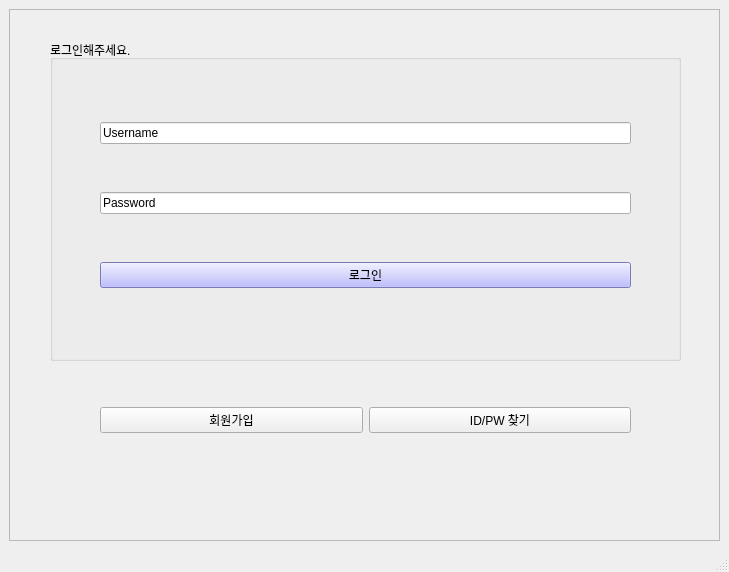
<?xml version="1.0" encoding="UTF-8"?>
<ui version="4.0">
 <class>MainWindow</class>
 <widget class="QMainWindow" name="MainWindow">
  <property name="geometry">
   <rect>
    <x>0</x>
    <y>0</y>
    <width>729</width>
    <height>572</height>
   </rect>
  </property>
  <property name="windowTitle">
   <string>MainWindow</string>
  </property>
  <widget class="QWidget" name="centralwidget">
   <layout class="QVBoxLayout" name="verticalLayout">
    <item>
     <widget class="QScrollArea" name="scrollArea">
      <property name="widgetResizable">
       <bool>true</bool>
      </property>
      <widget class="QWidget" name="scrollAreaWidgetContents">
       <property name="geometry">
        <rect>
         <x>0</x>
         <y>0</y>
         <width>701</width>
         <height>483</height>
        </rect>
       </property>
       <widget class="QGroupBox" name="groupBox">
        <property name="geometry">
         <rect>
          <x>40</x>
          <y>30</y>
          <width>631</width>
          <height>321</height>
         </rect>
        </property>
        <property name="title">
         <string>로그인해주세요.</string>
        </property>
        <widget class="QWidget" name="">
         <property name="geometry">
          <rect>
           <x>50</x>
           <y>40</y>
           <width>531</width>
           <height>251</height>
          </rect>
         </property>
         <layout class="QVBoxLayout" name="verticalLayout_2">
          <item>
           <widget class="QLineEdit" name="lineEdit">
            <property name="text">
             <string>Username</string>
            </property>
           </widget>
          </item>
          <item>
           <widget class="QLineEdit" name="lineEdit_2">
            <property name="text">
             <string>Password</string>
            </property>
           </widget>
          </item>
          <item>
           <widget class="QPushButton" name="pushButton">
            <property name="styleSheet">
             <string notr="true">background-color: rgb(170, 170, 255);

</string>
            </property>
            <property name="text">
             <string>로그인</string>
            </property>
           </widget>
          </item>
         </layout>
        </widget>
       </widget>
       <widget class="QWidget" name="">
        <property name="geometry">
         <rect>
          <x>90</x>
          <y>380</y>
          <width>531</width>
          <height>61</height>
         </rect>
        </property>
        <layout class="QHBoxLayout" name="horizontalLayout">
         <item>
          <widget class="QPushButton" name="pushButton_2">
           <property name="text">
            <string>회원가입</string>
           </property>
          </widget>
         </item>
         <item>
          <widget class="QPushButton" name="pushButton_3">
           <property name="text">
            <string>ID/PW 찾기</string>
           </property>
          </widget>
         </item>
        </layout>
       </widget>
      </widget>
     </widget>
    </item>
   </layout>
  </widget>
  <widget class="QMenuBar" name="menubar">
   <property name="geometry">
    <rect>
     <x>0</x>
     <y>0</y>
     <width>729</width>
     <height>31</height>
    </rect>
   </property>
  </widget>
  <widget class="QStatusBar" name="statusbar"/>
 </widget>
 <resources/>
 <connections/>
</ui>
